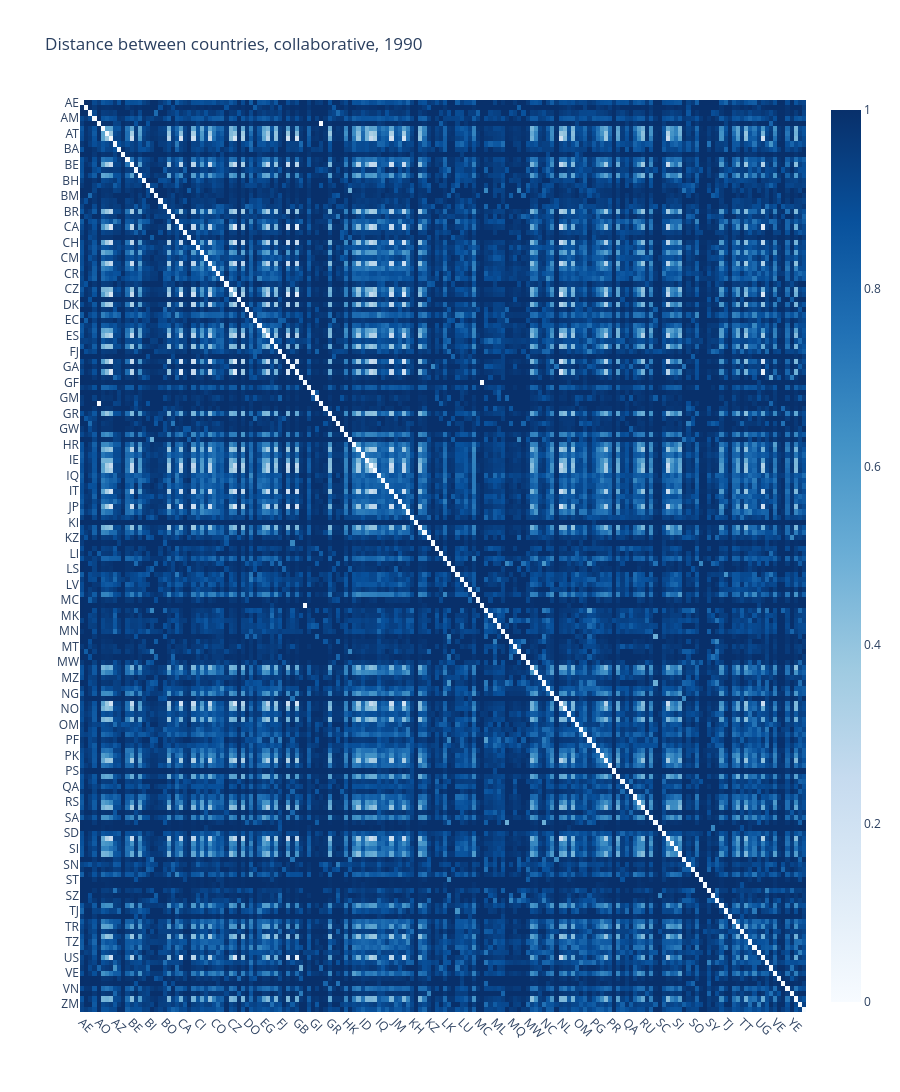

Notebook code cell kept with this figure:
### Code cell
uf.plotly_heatmap(
    df_dist,
    x_labels=df_dist.columns,
    y_labels=df_dist.index,
    z_min=0, z_max=1,
    colorscale="non-symmetrical",
    x_type="country",
    y_type="country",
    title=f"Distance between countries, {mode[:-1]}, {year}",
)

### Figure 1 — Plotly figure (JSON) as saved in the notebook; plotly's stock layout.template omitted (floating-point values rounded to 4 significant figures; data arrays with more than 128 entries replaced by an {"elided": "..."} marker saying what was removed)
{"data": [{"colorscale": [[0, "rgb(247,251,255)"], [0.125, "rgb(222,235,247)"], [0.25, "rgb(198,219,239)"], [0.375, "rgb(158,202,225)"], [0.5, "rgb(107,174,214)"], [0.625, "rgb(66,146,198)"], [0.75, "rgb(33,113,181)"], [0.875, "rgb(8,81,156)"], [1, "rgb(8,48,107)"]], "customdata": {"elided": "176x176x2 str values"}, "hovertemplate": "<b>X: </b>%{customdata[0]}<br><b>Y: </b>%{customdata[1]}<br><b>Z: </b> %{z:.3f}<br><extra></extra>", "type": "heatmap", "x": {"elided": "176 str values"}, "y": {"elided": "176 str values"}, "z": {"elided": "176x176 float values"}, "zmax": 1, "zmin": 0}], "layout": {"height": 3520, "title": {"text": "Distance between countries, collaborative, 1990"}, "xaxis": {"automargin": true, "tickangle": 45}, "yaxis": {"automargin": true, "autorange": "reversed"}}}
